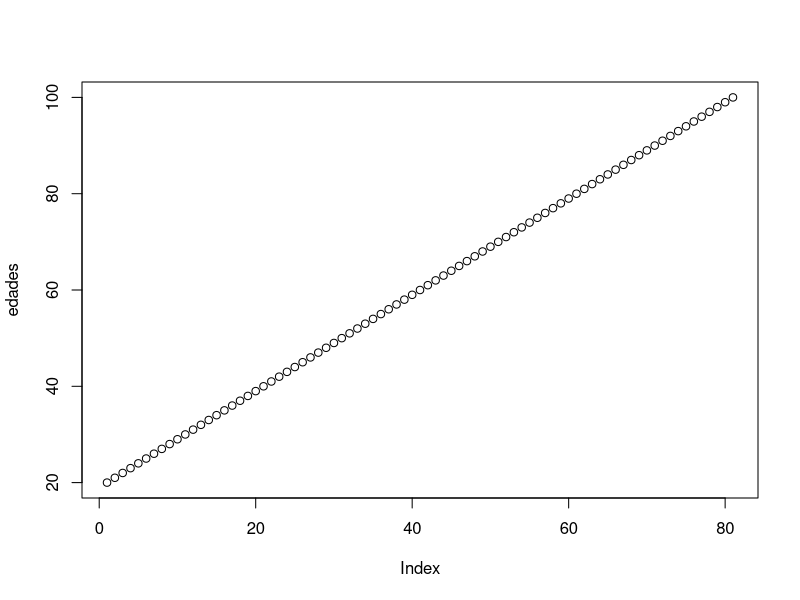
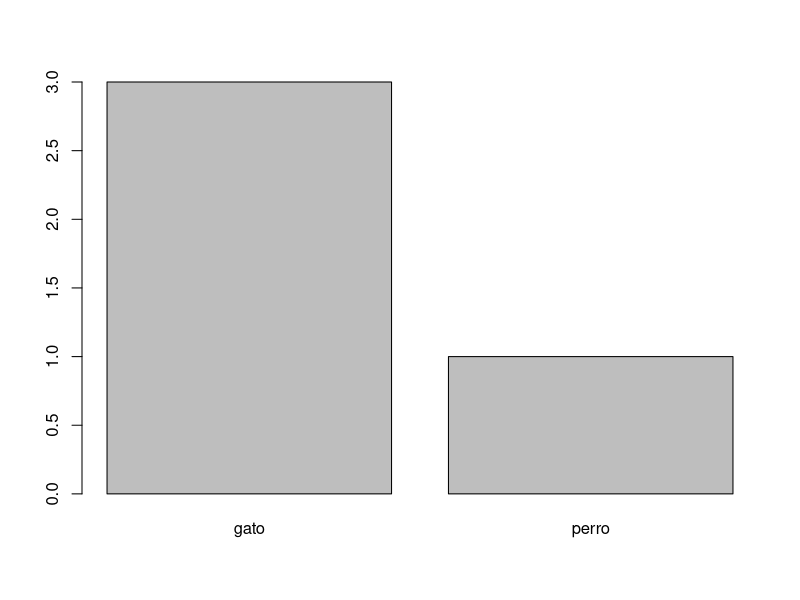
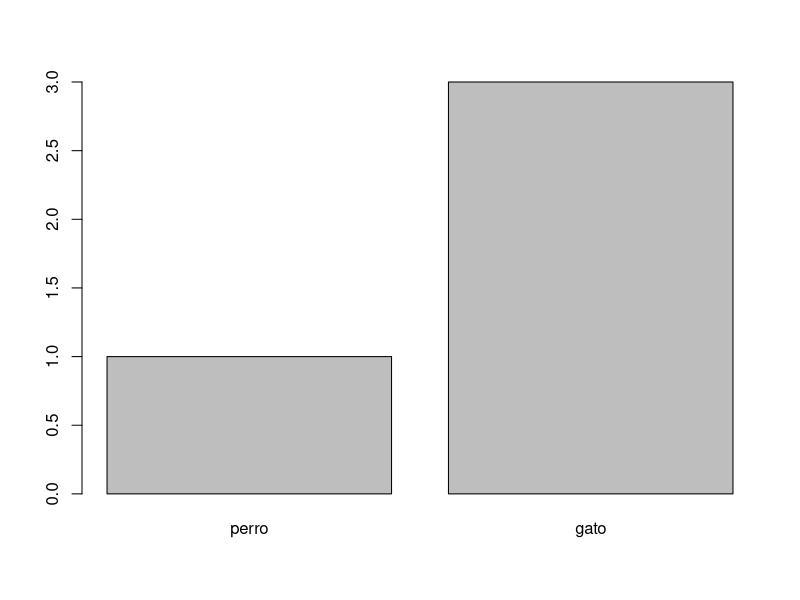

R code for these plots, in order: (Note: this script raises an error after producing the figures.)
# Prueba de variables y prueba  -------------------------------------------


numeros <- 1:100
edades = 20:100
'control+enter para ejecutar y tab completo comandos, 
alt flecha para mover '
'hashtag para comentar #, control+shift+c para comentar lineas'
# hola 
# maquinola

edades
plot(edades)
sin(numeros)


# Tipos de datos ----------------------------------------------------------

'numerico'
num = 4
num

'logico'
val = FALSE
val

'cadena de caracteres'
cad = "fundamentos R"
cad

'verificar el tipo de dato'
class(num)
class(val)
class(cad)

# Operadores Aritmeticos --------------------------------------------------

8+9
10-2
10/2
4^2

# Modulo
11 %% 5

#Cociente Decimal
11 %/% 5 

#Prioridad
10 * 2 + 10 
(((10 - 5)/(2 + 3)) * 2) ^ 2


# Operadores de Comparacion -----------------------------------------------

2 > 5

2 < 5

2 <= 5

2 >= 5

2 == 2

2 != 5

# Operadores Logicos ------------------------------------------------------

a = 2 > 5

b = 2 < 5

c = 2 <= 5

d = 2 >= 5

e = 2 == 2

f = 2 != 5

b & c

a | b

!a

#verificar si el capital = 500 es mayor a 10000 o el interes = 200 es menor a 2000

capital = 500

interes = 200

capital > 10000 | interes < 2000

# verificar si edad = 30 esta entre los rangos de 10 y 50

edad = 30

10 <= edad & edad <= 50 

#verificar si cuota = 1000 es distinto de 100

cuota = 1000

cuota != 100

#verificar si peso = 600 es menor a 100 y igual 60

peso = 60

peso < 100 & peso == 60


# Array Unidimensionales - Vectores ---------------------------------------


c(1,2,3,4,5)

c(TRUE,FALSE,TRUE,FALSE)

c("Maria","Rosmery","Elias")

#Nota

c("La Paz", 2, 3) # lo convierte en String

c("La Paz",TRUE, 3) # lo convierte en String

c(FALSE,3,4) # Lo convierte en INT

num_pares = c(2,4,6,8)
num_impares = c(1,3,5,7)

num_impares

# Combinar Vectores

numerosCombinados = c(num_pares,num_impares)

numerosCombinados

# Ordenar vector

numerosCombOrdenados= sort(numerosCombinados)
numerosCombOrdenados

#vertificar el tipo de datos

class(numerosCombOrdenados)

# ":" permite crear un vector con una sentencia numerica

numeros_naturales = 1:100

numeros_naturales

letras = letters[1:10]
letras

vector_uno_a_veinte = 1:20

vector_uno_a_veinte

# Operadores sobre vectores

numero_nat_doble = numeros_naturales * 2

numero_nat_doble

numero_nat_div = numeros_naturales / 2

numero_nat_div

numero_nat_mas_cinco = numeros_naturales + 5

numero_nat_mas_cinco

#Filtrando los valores del vector

numeros_naturales > 8

numeros_naturales[numeros_naturales > 8]

numero_nat_div == 2

numero_nat_div[numero_nat_div == 2]

# Filtrando los valores del vector de cadenas

vocales = c("a","e","i","o","u")

vocales 

vocalesAux = vocales[vocales != "a"]

vocalesAux

# Practica Vectores

num3 = 1 : 20

num3

#1- Encontrar todos los valores mayores estrictos a 18 y almacenar en la variable num4

num4 = num3 > 18
num4

num4 = num3[num3 > 18]

num4

#2- Encontrar todos los multiplos de 5 y almacenar en num5
## resto div entre 5 %%

num5= num3[num3 %% 5 == 0]

# Acceso a los elementos del vector 

alfabeto = letters[1:6]

# NO COMIENZA DESDE 0  COMIENZA DESDE " 1 "
alfabeto[3]

alfabeto[c(3,6)]

alfabeto[2:5]

alfabeto[-2]



# TIpo de datos "Factores" ------------------------------------------------

animales = c("gato","perro","gato", "gato")

animales2 = factor(animales)

animales2

#plot(animales) == err

plot(animales2)

level_animales = c("perro","gato")

animales3 = factor(animales,level = level_animales)

animales3 

plot(animales3)


# Funciones definidas en R ------------------------------------------------

edades = c(15,17,16,16,15,17,18,14,16,15)

# max(x) 

max(edades)

# min(x)

min(edades)

# range(x) -> max y min juntos

range(edades)

# Cual es la media de los estudiantes de los encuestados (  mean(x) )

mean(edades)

# mediana( median(x) )

median(edades)

# Quantile (x,y) -> son la division de cuatro grupos "y" puede ser Q1 = 25% Q2 = 50% Q3 = 75% Total 100%

#Q1 = 25%
quantile(edades,0.25)
#Q2 = 50%
quantile(edades,0.50)
#Q3 = 75%
quantile(edades,0.75)

# var(x)-> valor que varia con respecto a la media elevado al cuadrado 

var(edades)

#sd(x) -> desviacion estandar , en cuanto difieren de la media

sd(edades)

# summary(x) -> devuelve todas las f(x)s anteriores en un sumario,except var y sd

summary(edades)

#PRACTICA
data_hijos = c(0,0,1,1,1,1,1,2,2,2,3,3,3,3,4,4,4,5,5,5,5)

data_hijos

#sacar promedios de hujos
mean(data_hijos)

#cual es la media de hijos
median(data_hijos) 
# o 
quantile(data_hijos,0.50)


# tareas--------

estudiantes = c(51, 60, 55, 30, 70, 80,100, 50, 60 , 60 ,90, 20, 60, 30, 90, 50, 60, 30, 25, 25, 25, 50, 60, 60, 60, 51, 51, 51,  51, 40)

estudiantes

# max estudiantes

max(estudiantes)
# min estudiantes
min(estudiantes)
# promedios estudiantes
mean(estudiantes)
# mediana de estudiantes
median(estudiantes)
# sd
sd(estudiantes)
#Quantile (estudiantes,0.75)
quantile(estudiantes,0.75)

#Array Bidimensionales ----------
# Funcion Matriz para hacer una matriz(data,fila,columna)
matriz = matrix(1:10)

matriz

matriz1 = matrix(1:20,nrow = 4)
matriz1

matriz2 = matrix(1:20,nrow = 5,ncol = 4)
matriz2

# debe ser mayor al reango el numero de filas y columnas(multiplo del rango total)
matriz3 = matrix(1:25,nrow = 5,ncol = 5)
matriz3

# dim(matriz)-> sabemos las dimensiones de una matriz
dim(matriz2)

#is.matrix(matriz) -> permite verificar si es una matriz
is.matrix(matriz)

# colnames() -> nos permite asignar nombres de las columnas

# rownames() -> nos permite asignar nombres de las filas


matriz4 = matriz2

matriz4


c("ginecologia","pediatria","medicina general","medicina interna")

c("hospital general","hospital de lo alto","cosmil","hospital de obrajes","hospital posadas")

colnames(matriz4)=c("ginecologia","pediatria","medicina general","medicina interna")

rownames(matriz4) =c("hospital general","hospital de lo alto","cosmil","hospital de obrajes","hospital posadas")

matriz4

#rbind -> agrega filas
#1ra forma

Hospital_Andes = c(1,2,3,4)

Hospital_Andes

matriz5 = rbind(matriz4,Hospital_Andes)

matriz5

#2da forma 

matriz6 = rbind(matriz4,"Hospital Complejo" = c(3,5,7,9))

matriz6

#cbind -> Permite añadir Columnas

odontologia=c(2,3,5,6,7)

odontologia

matriz7 = cbind(matriz4,odontologia)

matriz7

#matriz7 = cbind(matriz4,odontologia = C(2,3,4,5,6))


# Operacion con matrices --------------------------------------------------
matriz2  

matriz - 2
matriz + 2
matriz * 2 
matriz %% 2


# Filtrar matrices --------------------------------------------------------

matriz2

matriz2>2

filtro = matriz2>2

matriz2[filtro]

#filtro2 = matriz2 != 7

matriz2[matriz2 !=7 ]

#Practica
#Crear una matriz 4 x 4 con numeros consecutivos del 1 al 16

matrizPrac= matrix(1:16,nrow = 4,ncol = 4)
matrizPrac

#Renombrar las columnas con c("edad","talla","peso","estatura")

colnames(matrizPrac) =c("edad","talla","peso","estatura")
matrizPrac

#Renombrar las filas con c("jose","pedro","manuel","pepa")
rownames(matrizPrac) =c("jose","pedro","manuel","pepa")
matrizPrac

# Acceso a los numeros de una matriz --------------------------------------


numeros_naturales = matrix(1:16,nrow = 4)
numeros_naturales

numeros_naturales[2,2]

numeros_naturales[1,]

numeros_naturales[,2:4]

numeros_naturales[,c(2,4)]

numeros_naturales[c(2,4),]

numeros_naturales[c(2,4),c(2,4)]


#rowSum() -> calcula la suma total por fila
#colSum() -> calcula la suma total por columna
#rowMeans() -> calcula la media total por fila
#colMeans() -> calcula la mediatotal por columna


#str-> muestra el tipo y los elementos
str(numeros_naturales)

#head(x,2)-> muestras primeros registros indicar la cantidad

#tail(x,2) -> muestra ultimos registros indicar la cantidad

# summaru() -> muestra todos los detalles(count,min,max,sd,quantiles

summary(matriz5)

str(matriz5)

head(matriz5,4)

tail(matriz5,4)

#seleccionar u obtener datos necesarios
#seleccionar la fila

#mismo que la ejercitacion

#matriz[2,"costo"] <- con  el nombre de la fila y mostramos los valores



# DataFrame ---------------------------------------------------------------



curso = c("Data Sciense", "Machine learning", "Data mining", "Big Data")
costo = c(3000, 3500, 4000, 3500)
duracion = c("Un semestre", "Dos semestres", "Un semestre", "Dos semestres")
num_estudiantes = c(80, 60, 70, 80)

data_inscripcion = data.frame(curso, costo, duracion, num_estudiantes)
data_inscripcion


data_inscripcion[1,]

data_inscripcion[,2]

data_inscripcion[2,2]

data_inscripcion[2,"costo"]

data_inscripcion[c(2,3),c("costo","num_estudiantes")]


# filtrar datos -----------------------------------------------------------

#subset -> obtiene elementos especificos basado en alguna condicion especificas

subset(data_inscripcion, subset = costo <= 3500)

subset(data_inscripcion, subset = curso == "Data Sciense")


# Practica 
#Obtener las observaciones de costo y numero de estudiantes de data_inscripcion
# y almacenar en data_prueba

data_prueba = data_inscripcion[,c("costo","num_estudiantes")]

data_prueba = data_inscripcion[,c(2,4)]

data_prueba

#filtrar todos los cursos mayores a 3500(costo) 
#almacenar en data_prueba2

data_prueba2 = subset(data_inscripcion,subset = costo > 3500)

data_prueba2

data_prueba3 = subset(data_inscripcion,subset = duracion == "Un semestre")

data_prueba3

data_prueba4 = subset(data_inscripcion,subset = curso == "%Data%")

data_prueba4

#Ordenar datos de manera de forma ascendente 

data_inscripcion[order(data_inscripcion["costo"]),]

data_inscripcion[order(costo)]

#Ordenar datos de manera de forma descendente

data_inscripcion[order(-data_inscripcion["costo"]),]

# $ (signo del dolar)
# nos permite crear un subconjunto de datos a partir de los campos
# de los elementos de la data
data_costo_ins = data_inscripcion$costo

data_costo_ins

data_prueba5 = data_inscripcion$duracion

data_prueba5

#colnames() --> permite modificar el nombre de la columnas

data_inscripcion_c = data_inscripcion

data_inscripcion_c

colnames(data_inscripcion_c)[2] = c("costo_curso")

data_inscripcion_c

aula= c("","B","C","D")

docente = c("Maria","Roxana","Luis","Jose")

data_inscripcion_ml= data_inscripcion

data_inscripcion_ml =cbind(data_inscripcion_ml,aula,docente)

data_inscripcion_ml

#rbind --> Permite añadir data por fila 

data_inscripcion

#data_insc_2 = data_inscripcion

data_insc_2 = c("Lenguaje R",1000,"Un semestre",60,"E","Meli")

data_inscripcion_ml2= rbind(data_inscripcion_ml,data_insc_2)

data_inscripcion_ml2


data_insc_3= c("Lenguaje Java",1000,"Un semestre",60,"F","Melina")

data_inscripcion_ml3= rbind(data_inscripcion_ml,data_insc_3)

data_inscripcion_ml3

# modificar valores del data set

data_inscripcion_m3 = data_inscripcion

data_inscripcion_m3$duracion[1]= "Dos semestres"

data_inscripcion_m3

data_inscripcion_m3$duracion[c(1:4)]= "Tres semestres"

data_inscripcion_m3

data_inscripcion_m3$duracion[c(2:4)]= "Dos semestres"

data_inscripcion_m3

data_inscripcion_m3$duracion[c(2,4)]= "Un semestres"

data_inscripcion_m3

#conversion--------
str(data_inscripcion)

#as.interger() -> int
#as.numeric() -> numero
# as.character() char
# as.factor() tipo factor
#as.logical() logico

curso = c("Data Sciense", "Machine learning", "Data mining", "Big Data")
monto = c(3000, 3500, 4000, 3500)
duracion = c("Un semestre", "Dos semestres", "Un semestre", "Dos semestres")
num_estudiantes = c(80, 60, 70, 80)

data_inscripcion_m4 = data.frame(curso, costo, duracion, num_estudiantes)

str(data_inscripcion_m4)

data_inscripcion_m4$num_estudiantes =as.character(data_inscripcion_m4$num_estudiantes)



data_inscripcion_m4$duracion =as.factor(data_inscripcion_m4$duracion)

str(data_inscripcion_m4)



curso = c("Data Sciense", "Machine learning", "Data mining", "Big Data")
monto = c(3000, 3500, 4000, 3500)
duracion = c("Un semestre", "Dos semestres", "Un semestre", "Dos semestres")
num_estudiantes = c(80, 60, 70, 80)

data_inscripcion_m5 = data.frame(curso, monto, duracion, num_estudiantes)

data_inscripcion_m5$total_recaudo = data_inscripcion_m5$monto * data_inscripcion_m5$num_estudiantes

data_inscripcion_m5
